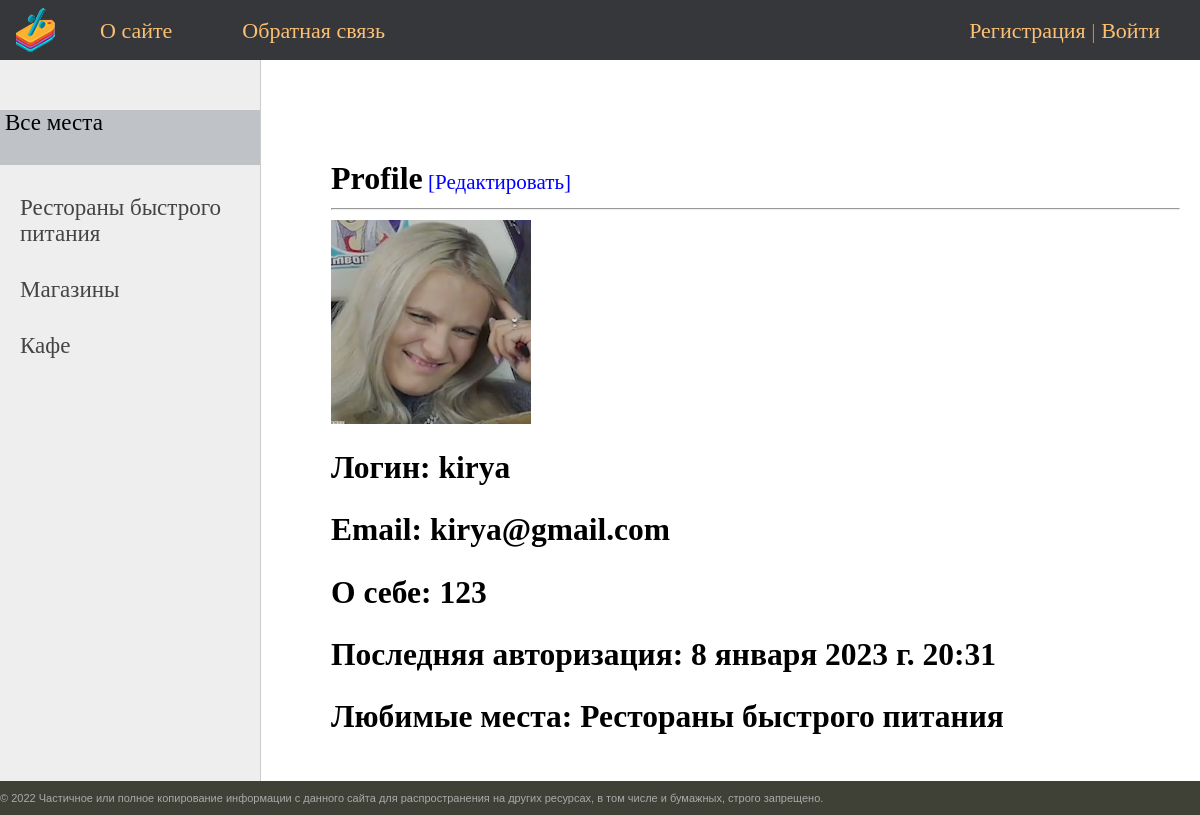
Page /user_profile/4/ on the earlier database version.
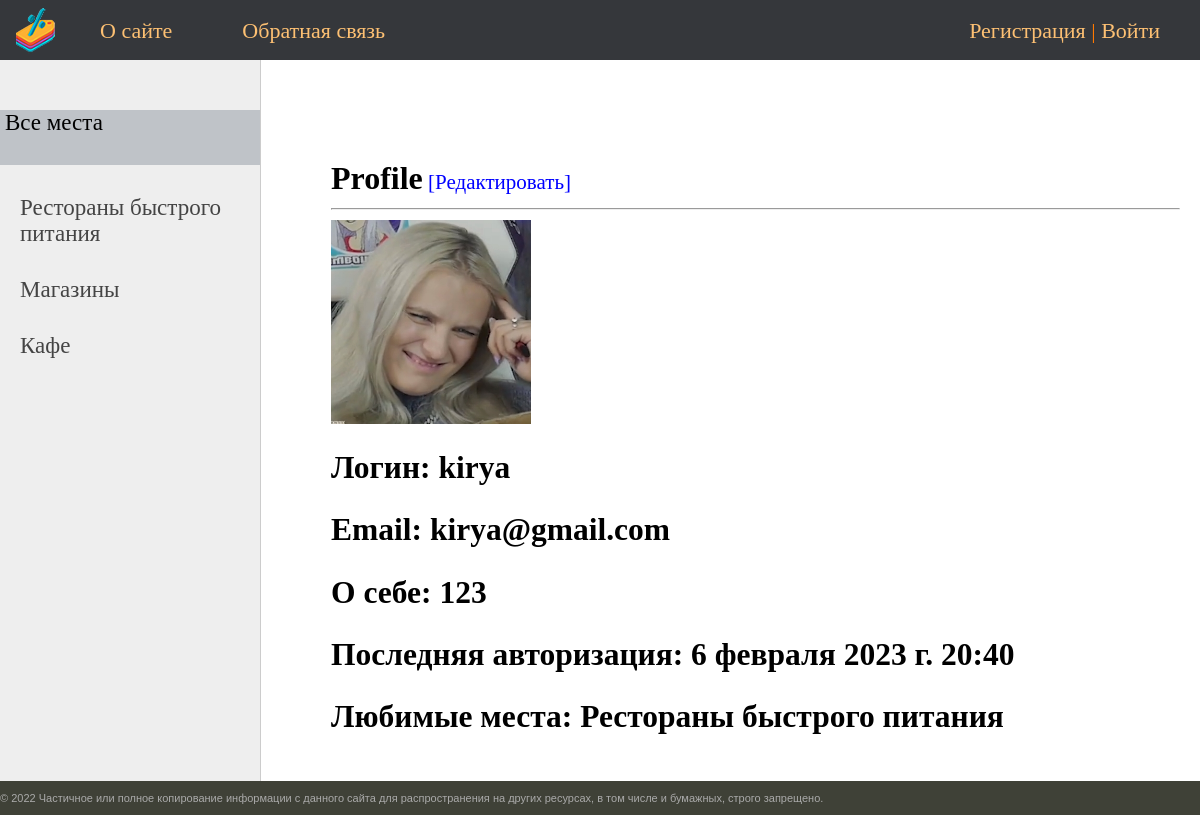
Same page on the later database version.
### sales/models.py (models this page shows, shortened)
class Category(models.Model):
    name = models.CharField(max_length=100, db_index=True)
    slug = models.SlugField(max_length=255, unique=True, db_index=True, verbose_name='URL')
    def __str__(self):
        return self.name
    def get_absolute_url(self):
        return reverse('category', kwargs={'cat_slug': self.slug})
    class Meta:
        verbose_name = 'Места'
        verbose_name_plural = 'Места'

class Profile(AbstractBaseUser, PermissionsMixin):
    user = models.CharField(max_length=30, unique=True)
    email = models.CharField(max_length=255)
    bio = models.TextField(null=True, blank=True)
    avatar = models.ImageField(null=True, blank=True, upload_to='images/profile/')
    prefer_category = models.ForeignKey('Category', on_delete=models.PROTECT, verbose_name='Приоритет мест')
    USERNAME_FIELD = 'user'
    is_staff = models.BooleanField(
        default=False)  # reassignment of the standart django user model for mixing admin and creating users
    is_superuser = models.BooleanField(default=False)
    objects = UserManager()

### sales/views.py (the view)
# urls.py: path('user_profile/<int:pk>/', ShowProfilePageView.as_view(), name='user_profile'),
class ShowProfilePageView(DataMixin, DetailView):
    model = Profile
    template_name = 'sales/user_profile.html'
    form_class = ProfileFormEdit
    def get_context_data(self, *, object_list=None, **kwargs):
        context = super().get_context_data(**kwargs)
        c_def = self.get_user_context(title='Профиль')
        return dict(list(context.items()) + list(c_def.items()))

### sales/templatetags/poorsales_tags.py (called while the page is built)
@register.inclusion_tag('sales/list_categories.html')
def show_categories(sort=None, cat_selected=0):
    if not sort:
        cats = Category.objects.all()
    else:
        cats = Category.objects.order_by(sort)
    return {"cats": cats, 'cat_selected': cat_selected}

### sales/utils.py (called while the page is built)
    def get_user_context(self, **kwargs):
        context = kwargs
        cats = Category.objects.all()
        user_menu = menu.copy()
        if not self.request.user.is_authenticated:  # dont displaying add_sale in user dont login
            user_menu.pop(1)
        context['menu'] = user_menu
        context['cats'] = cats
        if 'cat_selected' not in context:
            context['cat_selected'] = 0
        return context

### sales/templates/sales/user_profile.html
{% extends 'sales/base.html' %}
{% block content %}
<html>
<head>
</head>
<body>
	<h1 style="display:inline;">Profile</h1><a href="{% url 'edit_profile' pk=user.id %}" class="text" style="color:blue;display:inline;"> [Редактировать]</a>
	<hr>
	{% if profile.avatar %}
	<img src="{{ profile.avatar.url }}" height=200 width=200><br>
	{% endif %}
	<h2>Логин: {{profile.user}}</h2>
	<h2>Email: {{profile.email}}</h2>
	<h2>О себе: {{profile.bio}}</h2>
	<h2>Последняя авторизация: {{profile.last_login}}</h2>
	<h2>Любимые места: {{profile.prefer_category}}</h2>
</body>
{% endblock content %}

### sales/templates/sales/base.html (shortened to what this page needs)
{% load static %}
{% load poorsales_tags %}
<html>
<head>
	<link type="text/css" href="{% static 'sales/css/styles.css' %}" rel="stylesheet" />
</head>
<body>
<table class="table-page" border=0 cellpadding="0" cellspacing="0">
<tr><td valign=top>
{% block mainmenu %}
		<div class="header">
			<ul id="mainmenu" class="mainmenu">
			<li class="logo"><a href="{% url 'home' %}"><div class="logo"></div></a></li>
{% for m in menu %}
			<li><a href="{% url m.url_name %}">{{m.title}}</a></li>
{% endfor %}
				{% if request.user.is_authenticated %}
				<li class="last"><a href="{% url 'user_profile' pk=user.id %}">{{user.user}}</a> | <a href="{% url 'logout' %}">Выйти</a></li>
				{% else %}
				<li class="last"><a href="{% url 'register' %}">Регистрация</a> | <a href="{% url 'login' %}">Войти</a></li>
				{% endif %}
			</ul>
		</div>
{% endblock mainmenu %}
<table class="table-content" border=0 cellpadding="0" cellspacing="0">
<tr>
	<td valign="top" class="left-chapters">
	<ul id="leftchapters">
		{% if cat_selected == 0 %}
		<li class="selected">Все места</li>
		{% else %}
		<li><a href="{% url 'home' %}">Все места</a></li>
		{% endif %}
{% show_categories '-name' cat_selected %}
	</ul>
</td>
<td valign="top" class="content">
	<div class="content-text">
{% block content %}
{% endblock %}
	</div>
</td></tr></table>
</td></tr>
<tr><td valign=top>
	<div id="footer">
		<p>&copy; 2022 Частичное или полное копирование информации с данного сайта для распространения на других ресурсах, в том числе и бумажных, строго запрещено.</p>
	</div>
</td></tr></table>
</body>
</html>

### sales/templates/sales/list_categories.html
		{% for c in cats %}
			{% if c.pk == cat_selected %}
			<li class="selected">{{c.name}}</li>
			{% else %}
			<li><a href="{{ c.get_absolute_url }}">{{c.name}}</a></li>
			{% endif %}
		{% endfor %}

### sales/static/sales/css/styles.css (style rules this page uses)
html, body { font-family: 'Franklin Gothic'; margin: 0; padding: 0; height: 100%; width: 100%; color: #444; }
a { color: #000000; text-decoration: none; }
img { max-width: 600px; height: auto; }
.table-page { width: 100%; height: 100%; vertical-align: top; }
.table-page tr { height: 100%; }
.header { background: #35373b; height: 60px; }
.logo { background: url('../images/logo.png') no-repeat 10px 5px; width: 70px; height: 60px; }
ul.mainmenu { list-style: none; margin: 0; padding: 0; height: 60px; color: #ff7900; font-size: 22px; overflow: hidden; }
ul.mainmenu li { float: left; margin: 18px 40px 0 30px; }
ul.mainmenu li.logo { margin: 0; }
ul.mainmenu li.last { float: right; }
ul.mainmenu li a { color: #fdc073; text-decoration: none; }
.table-content { width: 100%; min-height: 100%; height: 100%; }
.left-chapters { margin: 0; background: #eee; border-right: 1px solid #ccc; min-height: 100%; }
.left-chapters ul { width: 230px; min-height: 100%; margin: 0; padding: 20px 10px 10px 20px; list-style: none; font-size: 23px; }
.left-chapters ul li { margin: 30px 0 0 0; color: #999; }
.left-chapters ul li.selected { width: 255px; height: 55px;color:black;padding-left:5px;margin-left: -20px; background: #bfc3c8; }
.left-chapters ul li a { color: #444; text-decoration: none; }
.content { padding: 40px 20px 20px 40px; width: 100%; box-sizing: border-box; transform: translateX(150%); animation: ani 0.5s forwards; }
.content-text { margin: 60px 0 0 30px; color: #000; font-size: 21px; font-family: Franklin Gothic Book; }
.content-text h1 { font-size: 32px; }
#footer { box-sizing: border-box; background: #3F4137; padding: 0px; color: #aaa; font-size: 11px; font-family: Verdana, Geneva, Arial, Helvetica; text-align: left; overflow: hidden; }

Differences in the rows shown:
changed Profile "kirya": last_login "8 января 2023 г. 20:31" → "6 февраля 2023 г. 20:40"
